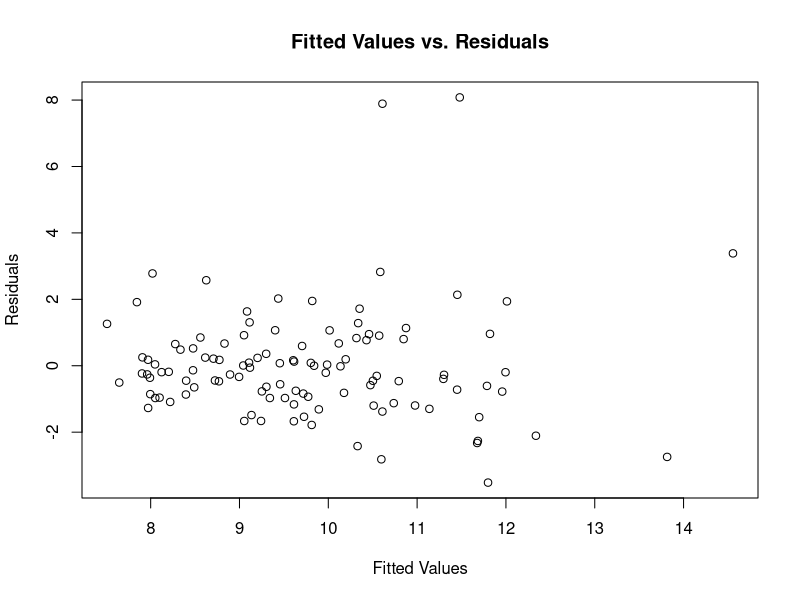
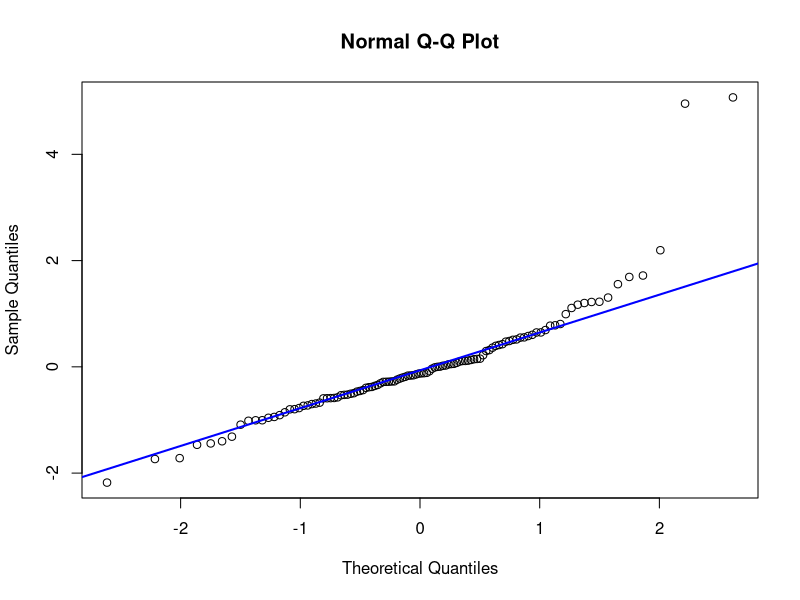
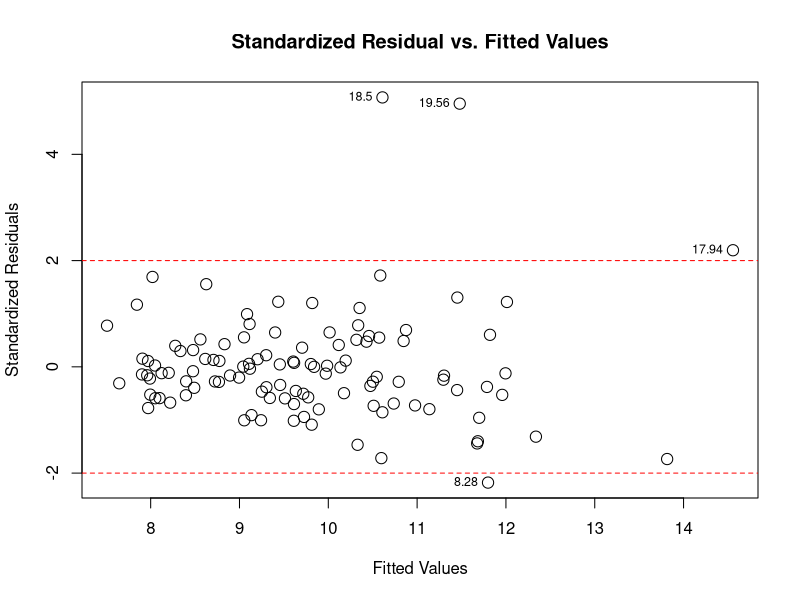
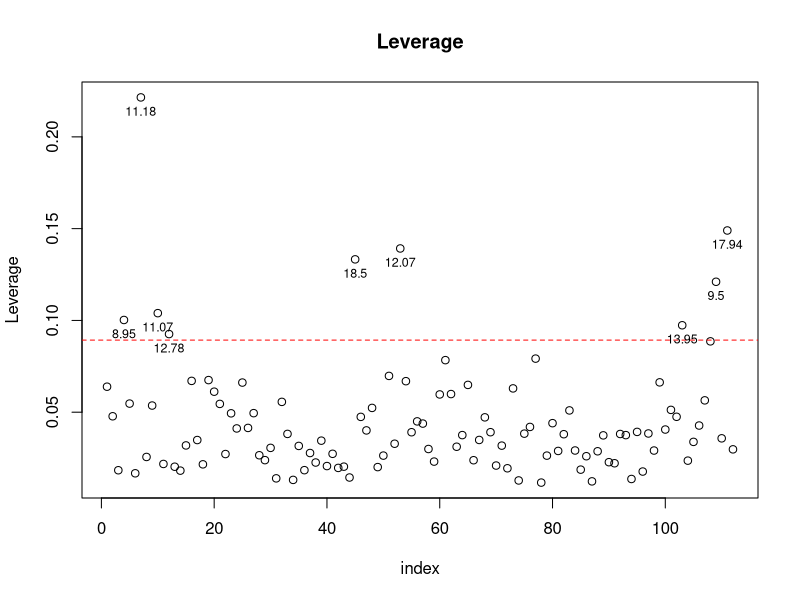
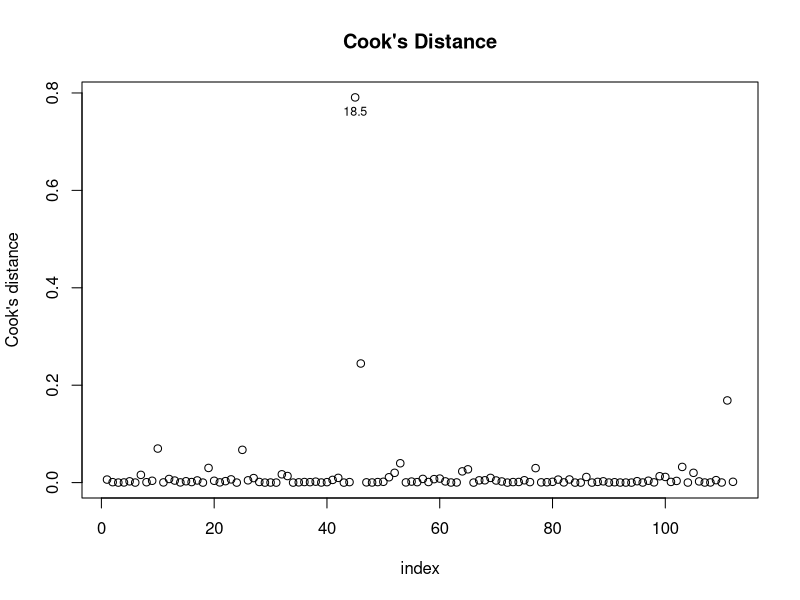

These charts were generated, in order, by the following R code:
# stat331: pa3q3
hospital_dat <- read.table("data/hospitalstay.dat", header = TRUE)

# fit mlr with length as response variable
fit <- lm(Length ~ Culture + Xray + Region + PatNum, data = hospital_dat)
summary(fit)

plot(fitted(fit), residuals(fit),
    xlab = "Fitted Values",
    ylab = "Residuals",
    main = "Fitted Values vs. Residuals")

qqnorm(rstandard(fit))
qqline(rstandard(fit), col = "blue", lwd = 2)

# identify outliers
r <- residuals(fit)
e <- rstandard(fit)
leverage <- hatvalues(fit)
cookd <- cooks.distance(fit)
head(data.frame(hospital_dat$Length, r = round(r, 3), e = round(e, 3),
    leverage = round(leverage, 3), CookD = round(cookd, 3)))

# Plot of Standardized residuals vs fitted values
plot(fit$fitted, e, xlab = "Fitted Values",
    ylab = "Standardized Residuals",
    main = "Standardized Residual vs. Fitted Values", cex = 1.5)
abline(h = c(2, -2), col = "red", lty = 2)
text(fit$fitted[abs(e) > 2], e[abs(e) > 2],
    labels = hospital_dat$Length[abs(e) > 2], cex = 0.75, pos = 2)

# Plot of Leverage Values
index <- 1:112
plot(index, leverage, ylab = "Leverage", main = "Leverage", cex = 1)
abline(h = 2 * mean(leverage), col = "red", lty = 2)
text(index[leverage > 2 * mean(leverage)],
    leverage[leverage > 2 * mean(leverage)],
    labels = hospital_dat$Length[leverage > 2 * mean(leverage)],
    cex = 0.75, pos = 1)

# Plot of Cook's distance
plot(index, cookd, ylab = "Cook's distance", main = "Cook's Distance", cex = 1)
text(index[cookd >= 0.5], cookd[cookd >= 0.5],
    labels = hospital_dat$Length[cookd >= 0.5], cex = 0.75, pos = 1)

# Refit Model Excluding Influential Point: Length = 18.5
refit <- lm(Length ~ Culture + Xray + Region + PatNum,
    data = subset(hospital_dat, Length != 18.5))
round(summary(refit)$coefficients, 3)
